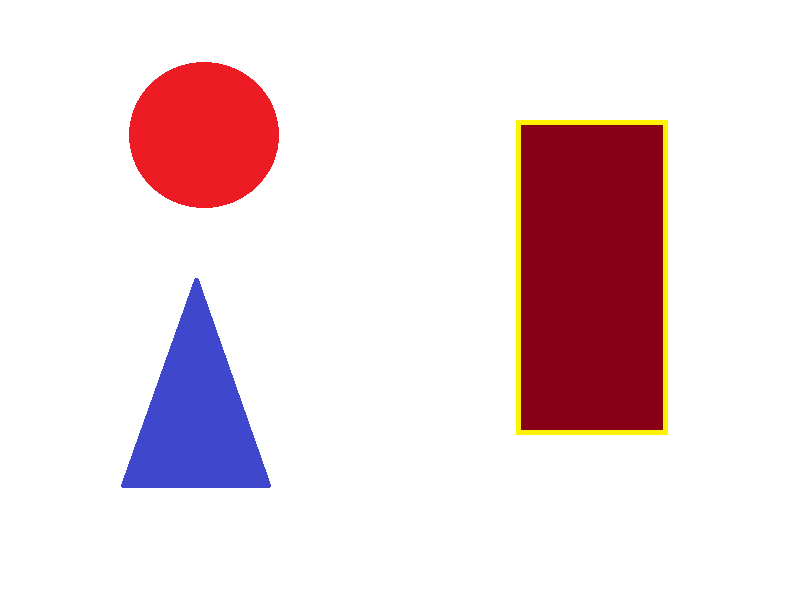
#> input picture images/3.png, 807 x 600 px
$ python lab3.py
#> lines starting #> are read from the running program, lines starting #| are printed output that depends on the picture; after the words box and inside, x2 and y2 are one past the last pixel; in counts of white or black regions, pixels touching at a corner belong together

import cv2

import numpy as np

img_folder_path = "images/"
image_name = "3.png"

text = "1044 Родичев Ярослав Михайлович, количество контуров: "

img = cv2.imread(img_folder_path + image_name)
#> img is the input picture: shape (600, 807, 3); mean B, G, R 222.2, 217.8, 237.2
src_img = img.copy()

# find contours
img_gray = cv2.cvtColor(img, cv2.COLOR_BGR2GRAY)
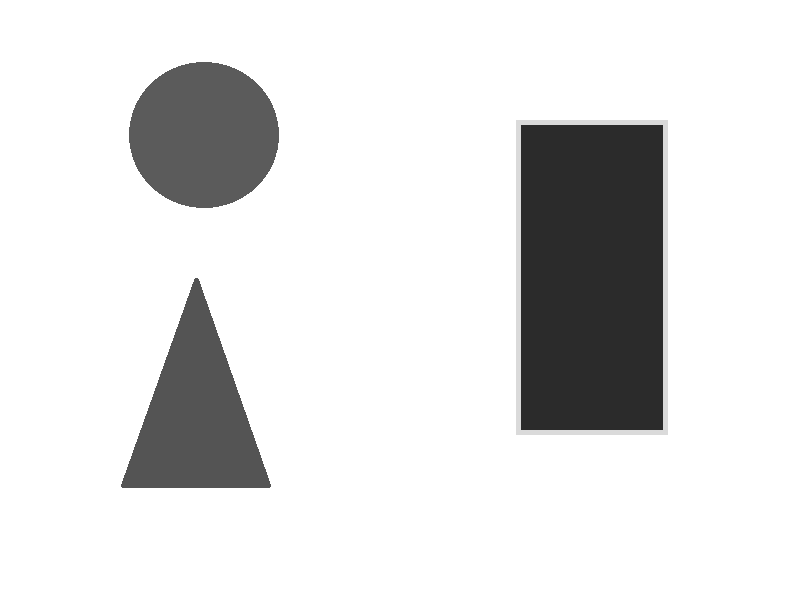
#> img_gray: shape (600, 807); min 43, max 255, mean 224.1

ret_val, thresh_img = cv2.threshold(img_gray, 220, 255, 0)
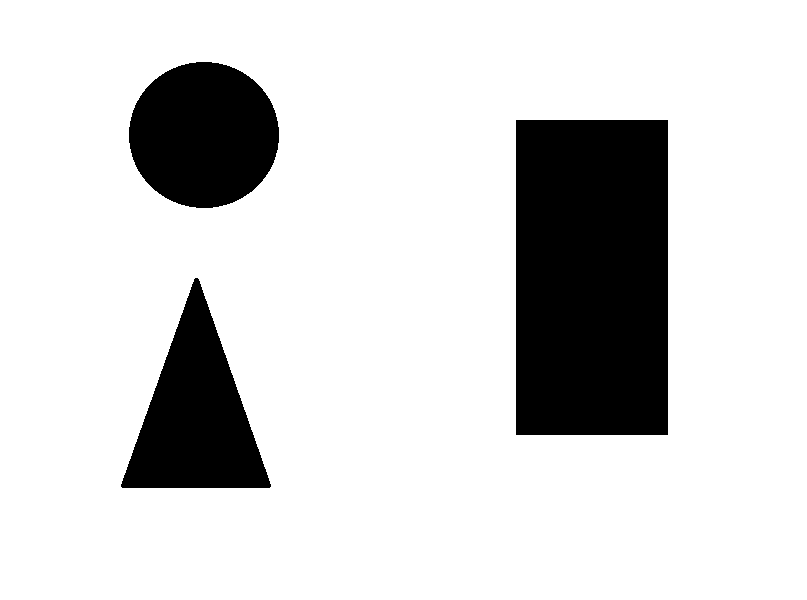
#> thresh_img: shape (600, 807); 83.2% white; 3 black regions, box (x1, y1, x2, y2) and area: (516, 120, 668, 435) 47880, (129, 62, 279, 208) 17192, (121, 278, 271, 488) 16325
thresh_img = cv2.bitwise_not(thresh_img)
#> thresh_img: shape (600, 807); 16.8% white; 3 white regions


contours, hierarchy = cv2.findContours(thresh_img, cv2.RETR_TREE, cv2.CHAIN_APPROX_SIMPLE)
#> contours = 3 contours; box (x1, y1, x2, y2) and area: (516, 120, 668, 435) 47414, (129, 62, 279, 208) 16983, (121, 278, 271, 488) 16040

# draw text
text += str(len(contours))

text_pos = (0, 20)
text_color = (0, 0, 0)
font_face = cv2.FONT_HERSHEY_COMPLEX
font_scale = 0.55
cv2.putText(img, text, text_pos, font_face, font_scale, text_color)
print(text)
#| 1044 Родичев Ярослав Михайлович, количество контуров: 3

# draw contours
red = (255, 0, 255)
cv2.drawContours(img, contours, -1, red, 3)
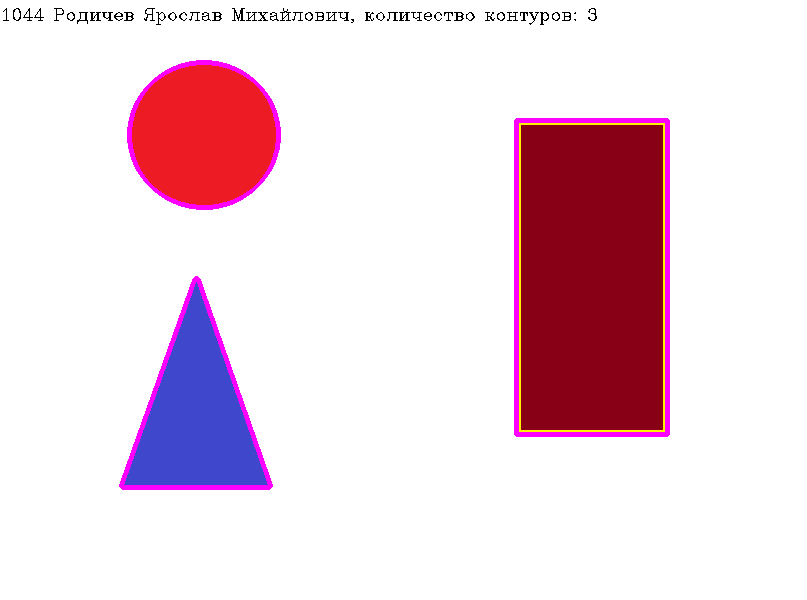
#> img: shape (600, 807, 3); mean B, G, R 223.4, 213.2, 237

img_height = img.shape[0]
#> img_height = 600
img_width = img.shape[1]
#> img_width = 807

# draw point
point_colour = (0, 0, 0)
point_y = img_height - 20
#> point_y = 580
point_x = 20

img[point_y, point_x] = point_colour
#> img: shape (600, 807, 3); under 0.01% of pixels changed, all inside (x1, y1, x2, y2) = (20, 580, 21, 581)

# draw rect
rect_colour = (200, 0, 0)

rect_width = 50
rect_height = 50

rect_x = int(img_width / 2 - rect_width / 2)
#> rect_x = 378
rect_y = int(img_height / 2 - rect_height / 2)
#> rect_y = 275

rect = cv2.rectangle(img, (rect_x, rect_y), (rect_x + rect_width, rect_y + rect_height), rect_colour, -1)

# draw src and modified images
black_separating_line = np.zeros((img_height, 1, 3), dtype=np.uint8)
images = np.concatenate((src_img, black_separating_line), axis=1)
images = np.concatenate((images, img), axis=1)
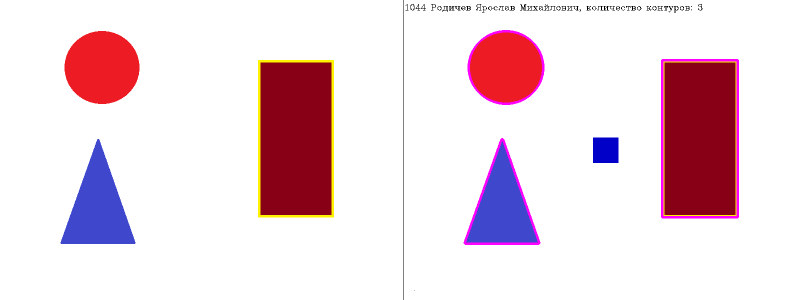
#> images: shape (600, 1615, 3) (shown at 1/2 size); mean B, G, R 222.5, 214.7, 236.3

cv2.imshow("images", images)
cv2.waitKey(0)

$ run again, with images/img.png copied over images/3.png
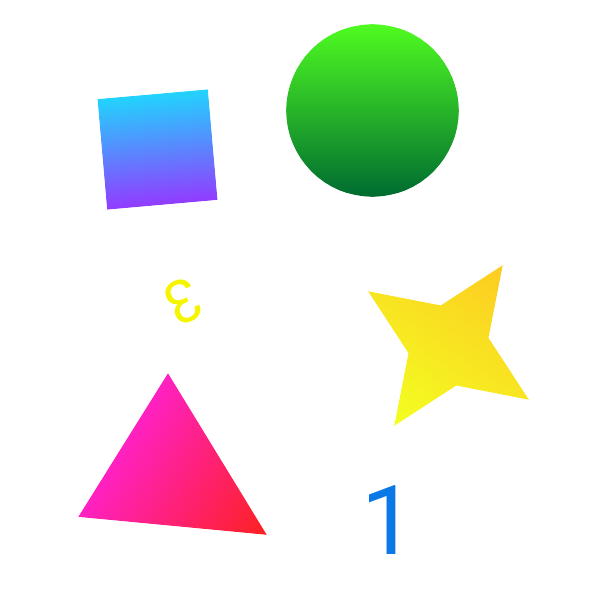
#> input picture images/img.png, 600 x 600 px
#> img is the input picture: shape (600, 600, 3); mean B, G, R 229.2, 236.1, 234.6
#> `ret_val, thresh_img = cv2.threshold(img_gray, 220, 255, 0)`:
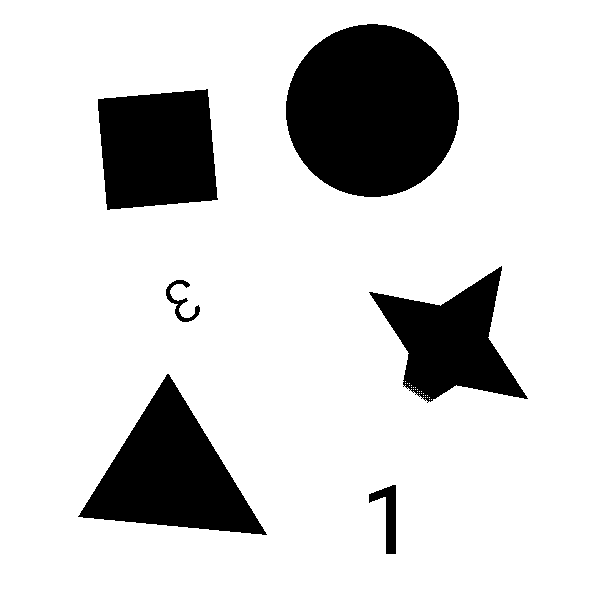
#> thresh_img: shape (600, 600); 82.8% white; 6 black regions, box (x1, y1, x2, y2) and area: (286, 24, 459, 197) 23475, (78, 374, 267, 535) 14437, (98, 89, 218, 210) 12320, (369, 266, 528, 403) 10422, (369, 485, 396, 554) 824, (166, 280, 200, 322) 386
#> contours = 40 contours, 34 with area under 20; largest, box (x1, y1, x2, y2) and area: (286, 24, 459, 197) 23230, (78, 374, 267, 535) 14190, (98, 89, 218, 210) 12100, (369, 266, 528, 403) 10210, (369, 485, 396, 554) 731, (166, 280, 200, 322) 298
#| 1044 Родичев Ярослав Михайлович, количество контуров: 40
#> `images = np.concatenate((images, img), axis=1)`:
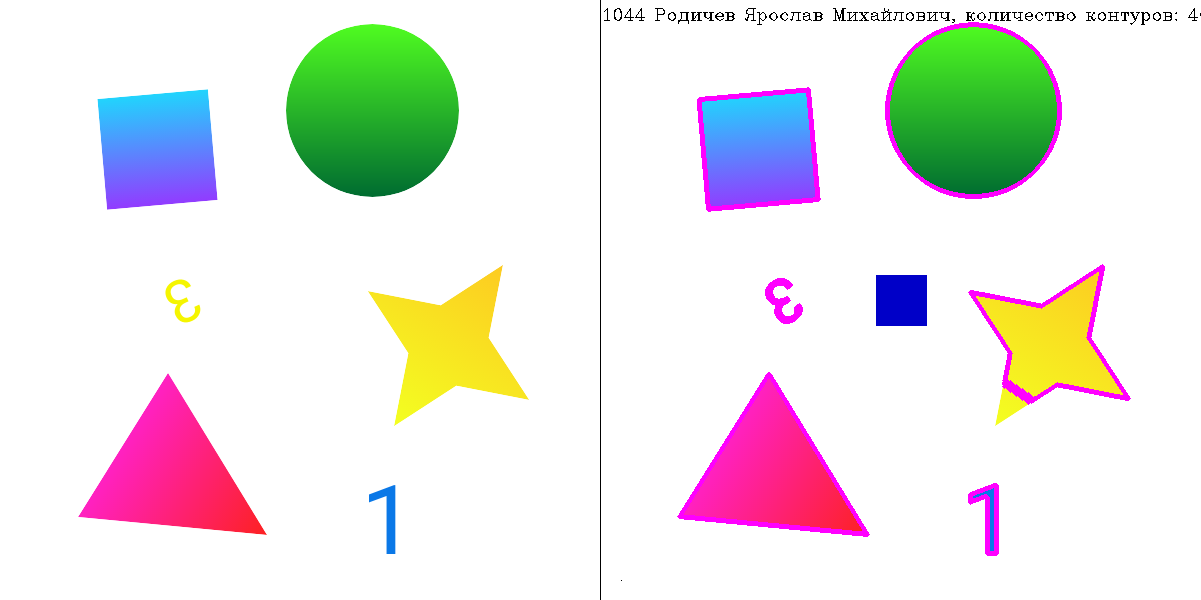
#> images: shape (600, 1201, 3); mean B, G, R 229.5, 231.3, 233.7

$ run again, with images/img3var.png copied over images/3.png
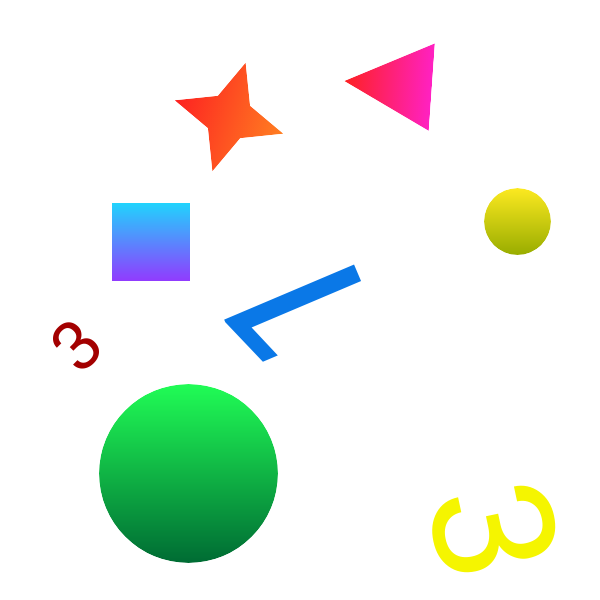
#> input picture images/img3var.png, 600 x 600 px
#> img is the input picture: shape (600, 600, 3); mean B, G, R 232.9, 241.3, 232.7
#> `ret_val, thresh_img = cv2.threshold(img_gray, 220, 255, 0)`:
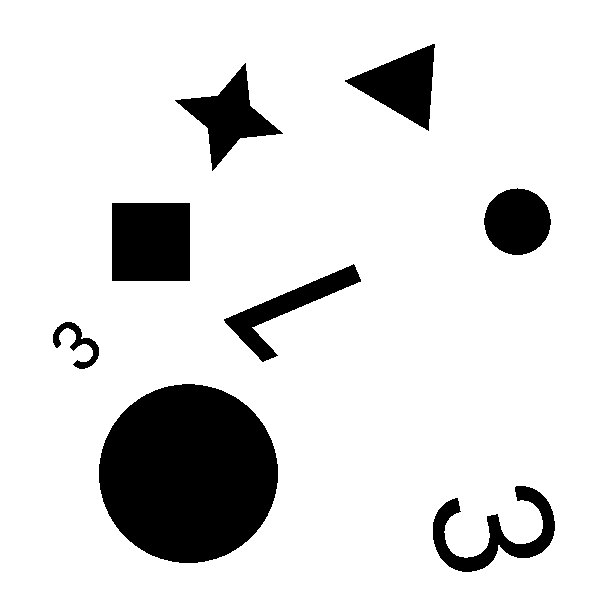
#> thresh_img: shape (600, 600); 86.2% white; 8 black regions, largest, box (x1, y1, x2, y2) and area: (99, 384, 278, 563) 25133, (112, 203, 190, 281) 6084, (175, 63, 283, 171) 3864
#> contours = 8 contours; box (x1, y1, x2, y2) and area: (99, 384, 278, 563) 24880, (112, 203, 190, 281) 5929, (345, 44, 435, 131) 3732, (175, 63, 283, 171) 3713, (484, 188, 551, 255) 3372, (433, 486, 555, 572) 3212, (224, 264, 361, 362) 3003, (53, 322, 99, 369) 588
#| 1044 Родичев Ярослав Михайлович, количество контуров: 8
#> `images = np.concatenate((images, img), axis=1)`:
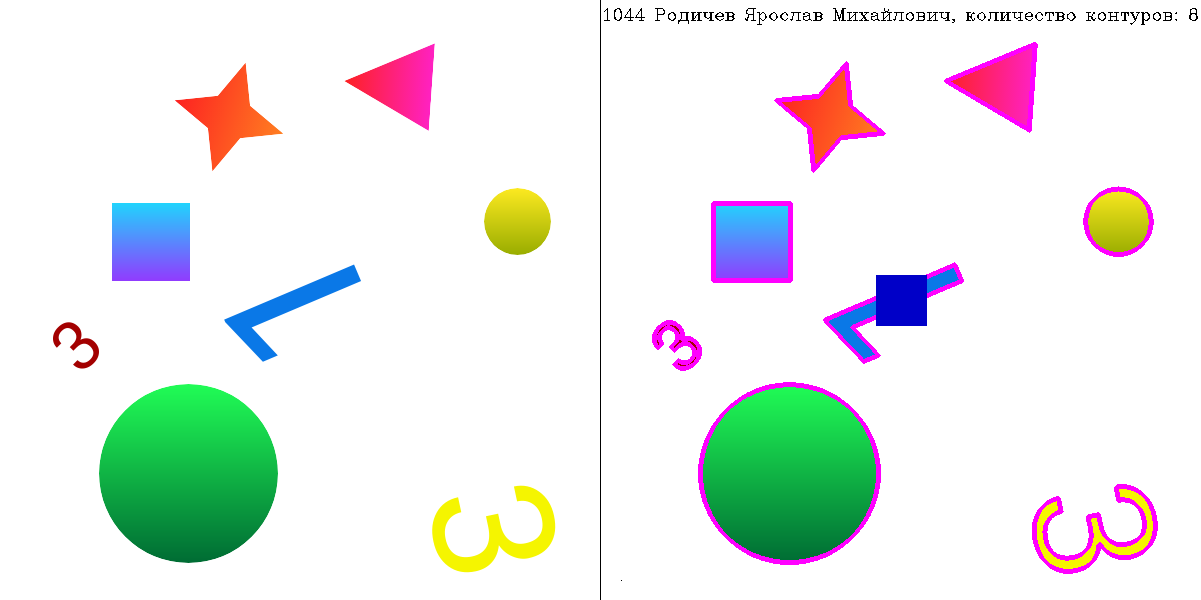
#> images: shape (600, 1201, 3); mean B, G, R 233.6, 236.4, 232.3
